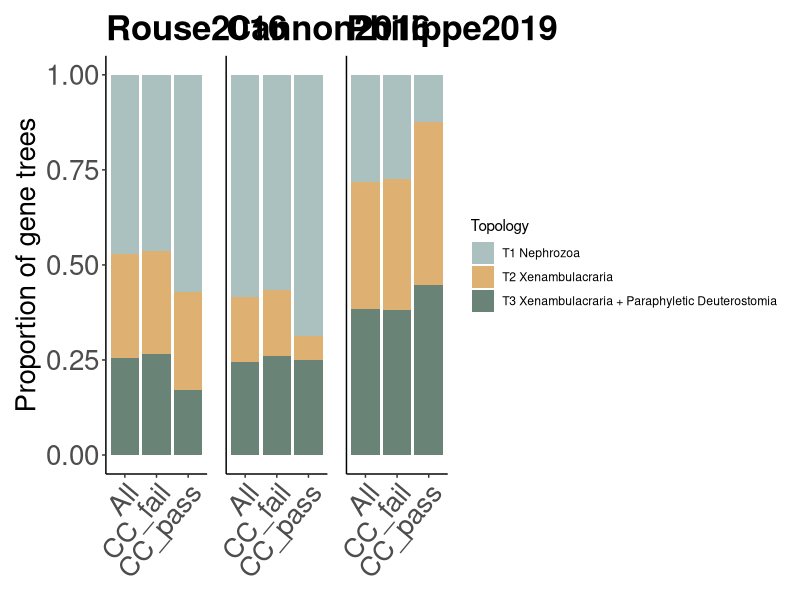

The R source for this figure:
library(ggplot2)
library(patchwork)


Cannon2016_genewisetest <- read.delim("Cannon2016_genewisetest_combined.tsv")
Rouse2016_genewisetest <- read.delim("Rouse2016_genewisetest_combined.tsv")
Philippe2019_genewisetest <- read.delim("Philippe2019_genewisetest_combined.tsv")



a<-ggplot(Rouse2016_genewisetest, aes(fill=Topology, y=Count, x=Condition)) + geom_bar(position="fill", stat="identity", alpha=0.8) + scale_fill_manual(values = c("#96B2AF", "#D69C4E", "#446455")) + theme_classic() + theme(legend.position = "none", axis.text.y = element_text(size = 20), axis.title.y = element_text(size = 20), axis.text.x = element_text(size = 20, angle = 50, hjust=1), axis.title.x = element_blank(), plot.title = element_text(size = 25, face = "bold")) + ggtitle("Rouse2016") + ylab("Proportion of gene trees")
b<-ggplot(Cannon2016_genewisetest, aes(fill=Topology, y=Count, x=Condition)) + geom_bar(position="fill", stat="identity", alpha=0.8) + scale_fill_manual(values = c("#96B2AF", "#D69C4E", "#446455")) + theme_classic() + theme(legend.position = "none", axis.text.y = element_blank(), axis.ticks.y = element_blank(), axis.title.y = element_blank(), axis.text.x = element_text(size = 20, angle = 50, hjust=1), axis.title.x = element_blank(), plot.title = element_text(size = 25, face = "bold")) + ggtitle("Cannon2016")
c<-ggplot(Philippe2019_genewisetest, aes(fill=Topology, y=Count, x=Condition)) + geom_bar(position="fill", stat="identity", alpha=0.8) + scale_fill_manual(values = c("#96B2AF", "#D69C4E", "#446455")) + theme_classic() + theme(axis.text.y = element_blank(), axis.ticks.y = element_blank(), axis.title.y = element_blank(), axis.text.x = element_text(size = 20, angle = 50, hjust=1), axis.title.x = element_blank(), plot.title = element_text(size = 25, face = "bold")) + ggtitle("Philippe2019")


p<-a + b + c

pdf("GenewiseTest_results.pdf", height = 8, width = 12)
print(p)
dev.off()
